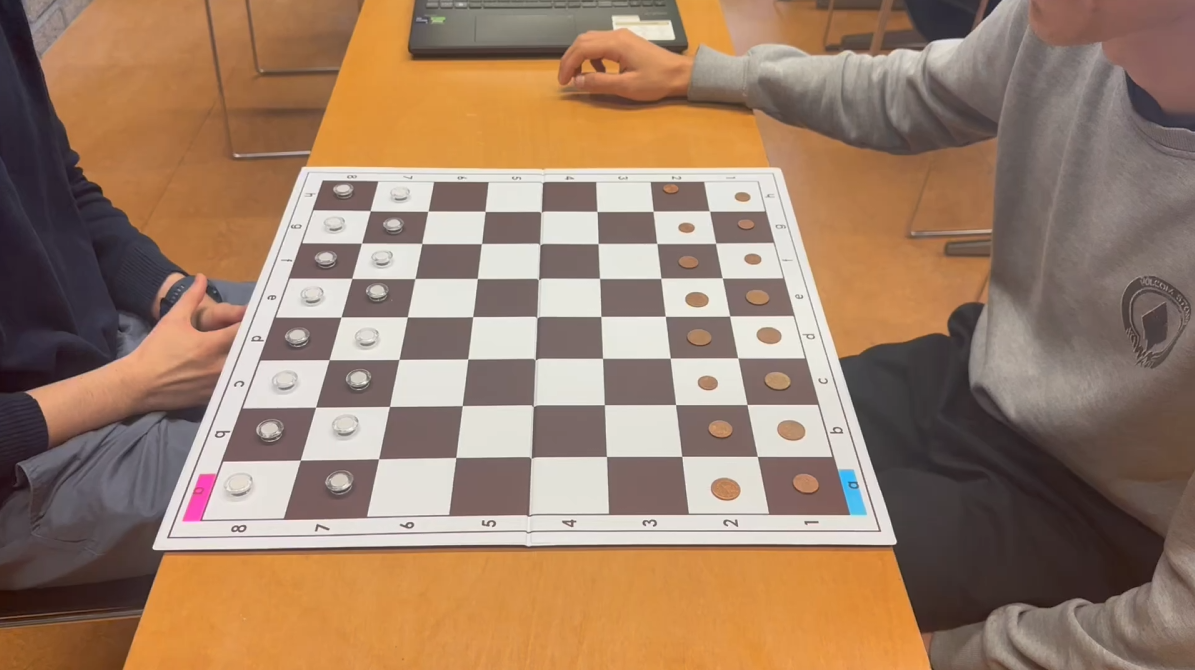
#> input picture src/calibration_images/img1.png, 1195 x 670 px; its folder holds only this picture in this run
$ python -i stickers_detection.py   (imports and definitions only)
#> lines starting #> are read from the running program, lines starting #| are printed output that depends on the picture; after the words box and inside, x2 and y2 are one past the last pixel; in counts of white or black regions, pixels touching at a corner belong together
#> further down, picture is the input picture: shape (670, 1195, 3); mean B, G, R 104.2, 126.5, 155.9
import cv2
import numpy as np


sticker_history = {'blue': None, 'pink': None}
labeled_corners = {'a1': None, 'a8': None, 'h8': None, 'h1': None}


def detect_stickers(img, distance_threshold=150):
    """
    Détecte les autocollants bleus et roses sur l'image.
    """
#> called with distance_threshold = 150
    hsv = cv2.cvtColor(img, cv2.COLOR_BGR2HSV)
#> hsv: shape (670, 1195, 3); mean H, S, V 30.4, 80.6, 156.4
    blurred = cv2.GaussianBlur(hsv, (15, 15), 0)
#> blurred: shape (670, 1195, 3); mean H, S, V 30.4, 80.6, 156.4

    # range for blue sticker
    # lower_blue = np.array([90, 98, 182])  # Lower bound in HSV
    # upper_blue = np.array([100, 198, 248])
    # range for blue sticker
    lower_blue = np.array([90, 150, 100])  # Lower bound in HSV
    upper_blue = np.array([110, 255, 200])

    # range for pink sticker
    lower_pink = np.array([140, 100, 100])
    upper_pink = np.array([170, 255, 255])

    # threshold to get only blue and pink colors
    mask_blue = cv2.inRange(blurred, lower_blue, upper_blue)
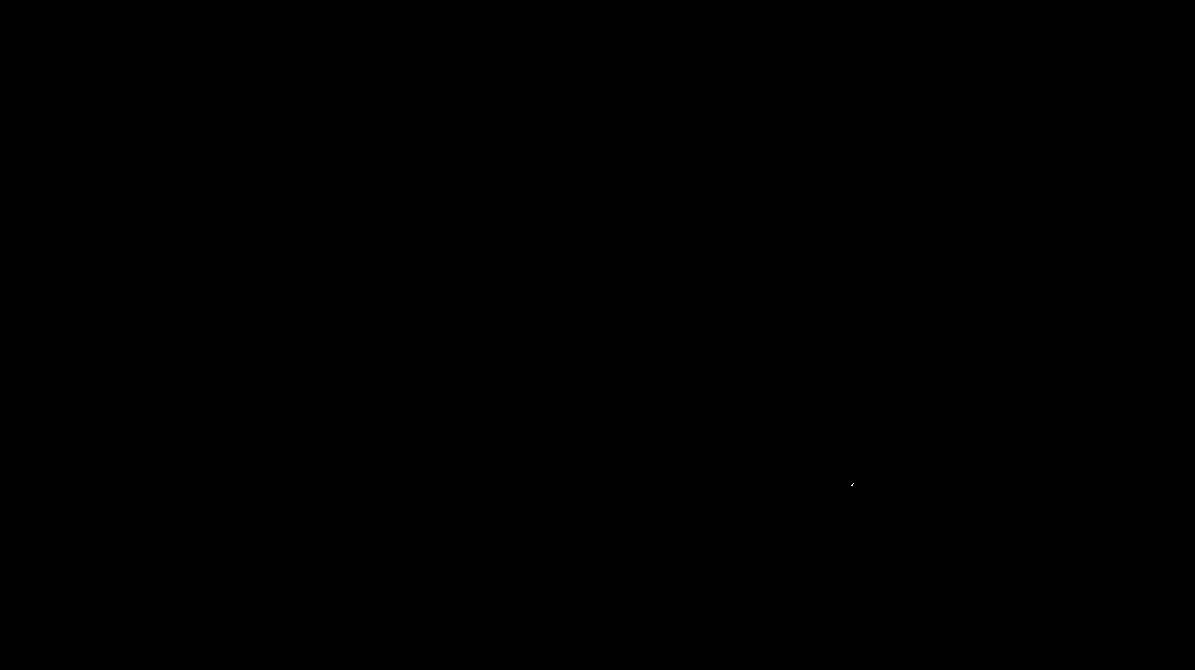
#> mask_blue: shape (670, 1195); 0% white in thin lines or dots, all inside (x1, y1, x2, y2) = (851, 483, 854, 486)
    # kernel = np.ones((5, 5), np.uint8)
    # mask_blue = cv2.erode(mask_blue, kernel, iterations=1)
    # mask_blue = cv2.dilate(mask_blue, kernel, iterations=2)

    mask_pink = cv2.inRange(blurred, lower_pink, upper_pink)
#> mask_pink: shape (670, 1195); 0.1% white; 1 white region

    pink_stickers = None
    previous_blue_sticker = None


    global sticker_history
    global labeled_corners

    # Detect blue stickers
    contours_blue, _ = cv2.findContours(mask_blue, cv2.RETR_EXTERNAL, cv2.CHAIN_APPROX_SIMPLE)
#> contours_blue = [[[853, 483], [851, 485], [852, 485], [852, 484]]]
    contours_blue = sorted(contours_blue, key=cv2.contourArea, reverse=True)

    current_blue_sticker = None

    if contours_blue:
        for c in contours_blue:
            ((cX, cY), radius) = cv2.minEnclosingCircle(c)
            current_blue_sticker = (int(cX), int(cY), int(radius))
            break
#> this loop made 1 pass
#> (c, cX, cY, radius, current_blue_sticker) on pass 1: ([[853, 483], [851, 485], [852, 485], [852, 484]], 852, 484, 1.41, (852, 484, 1))
    else:
        if previous_blue_sticker is not None:
            blue_stickers = previous_blue_sticker


    # Update sticker history or use previous position if no new sticker detected
    if current_blue_sticker is not None:
        if sticker_history['blue'] is not None:
            dist = np.linalg.norm(np.array(current_blue_sticker) - np.array(sticker_history['blue']))
            if dist>distance_threshold:
                blue_stickers = sticker_history['blue']
            else:
                sticker_history['blue'] = current_blue_sticker
                blue_stickers = current_blue_sticker
        else:
            # No history; initialize with current
            blue_stickers = current_blue_sticker
#> blue_stickers = (852, 484, 1)
            sticker_history['blue'] = current_blue_sticker
    else:
        # If no new blue sticker is detected, use the last known one
        if sticker_history['blue'] is not None:
            blue_stickers = sticker_history['blue']


    # Detect pink stickers
    contours_pink, _ = cv2.findContours(mask_pink, cv2.RETR_EXTERNAL, cv2.CHAIN_APPROX_SIMPLE)
#> contours_pink = 1 contour; box (x1, y1, x2, y2) and area: (185, 475, 216, 522) 744
    contours_pink = sorted(contours_pink, key=cv2.contourArea, reverse=True)

    if contours_pink:
        ((cX, cY), radius) = cv2.minEnclosingCircle(contours_pink[0])
#> cX = 200; cY = 498; radius = 26.08
        # sorted_corners = sorted(corners, key=lambda corner: np.linalg.norm(np.array([cX, cY]) - np.array(corner)))
        pink_stickers = (int(cX), int(cY), int(radius))
#> pink_stickers = (200, 498, 26)

    #         break

    return blue_stickers, pink_stickers


# [67 lines left out: functions label_corners, draw_stickers, not called in this run]

>>> import cv2
>>> picture = cv2.imread('../calibration_images/img1.png')
>>> result = detect_stickers(picture)
#> result = ((852, 484, 1), (200, 498, 26))
